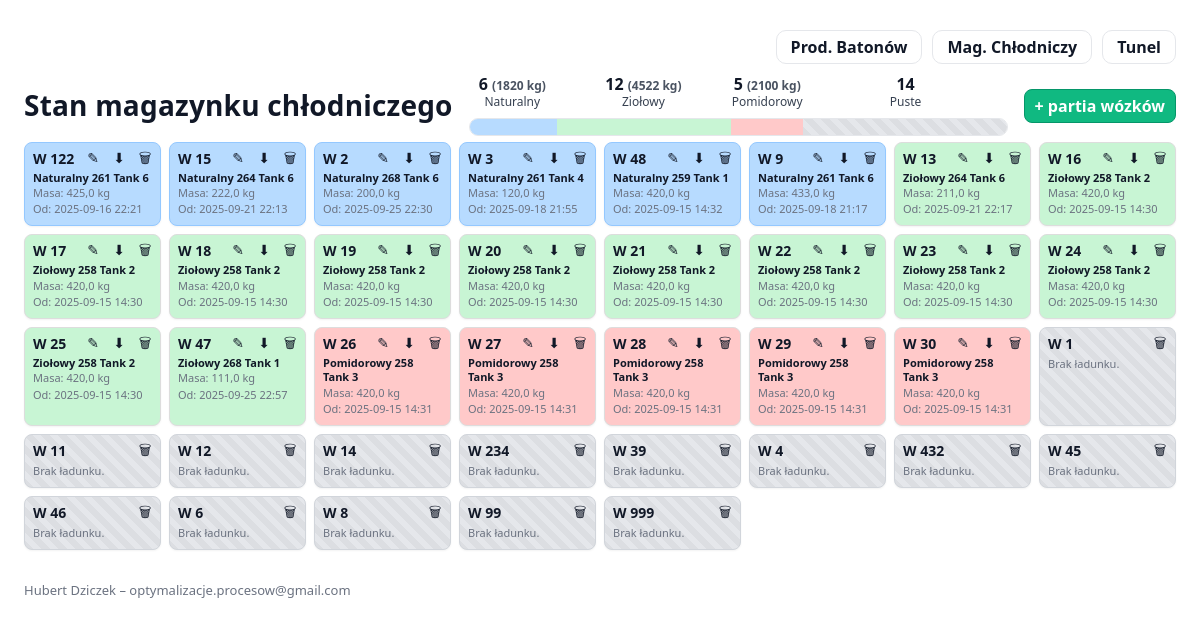
The page / on the database its author committed.
### core/models.py (models this page shows, shortened)
class Cart(models.Model):
    number = models.CharField("Numer wózka", max_length=20, unique=True)
    capacity_kg = models.DecimalField(
        "Pojemność [kg]", max_digits=7, decimal_places=2, default=Decimal("430.00")
    )
    created_at = models.DateTimeField(auto_now_add=True, db_index=True)
    updated_at = models.DateTimeField(auto_now=True)
    class Meta:
        ordering = ["number"]

class Load(models.Model):
    class Status(models.TextChoices):
        IN_COLD_ROOM = "IN_COLD_ROOM", "W magazynku"
        TAKEN_TO_PRODUCTION = "TAKEN_TO_PRODUCTION", "Zdjęty do produkcji"
    class Shift(models.TextChoices):
        I = "I", "I"
        II = "II", "II"
        III = "III", "III"
    class Kind(models.TextChoices):
        NATURALNY = "Naturalny", "Naturalny"
        ZIOLOWY = "Ziołowy", "Ziołowy"
        POMIDOROWY = "Pomidorowy", "Pomidorowy"
    packing_date = models.DateField(
        "Data pakowania", default=timezone.localdate)
    production_shift = models.CharField(
        "Zmiana", max_length=4, choices=Shift.choices, default=Shift.I
    )
    product_kind = models.CharField(
        "Rodzaj batona", max_length=20, choices=Kind.choices, default=Kind.NATURALNY
    )
    product_code = models.PositiveSmallIntegerField(
        "Kod", validators=[MinValueValidator(1), MaxValueValidator(365)], default=1
    )
    handled_by = models.CharField("Wprowadził", max_length=100, blank=True)
    flavor = models.CharField("Smak", max_length=50, blank=True)
    tank = models.CharField("Tank", max_length=50, blank=True)
    cart = models.ForeignKey(Cart, related_name="loads",
                             on_delete=models.PROTECT)
    pieces = models.PositiveIntegerField(
        "Sztuk na wózku",
        default=66,
        validators=[MinValueValidator(1), MaxValueValidator(66)],
    )
    total_weight_kg = models.DecimalField(
        "Masa [kg]",
        max_digits=4,
        decimal_places=1,
        validators=[
            MinValueValidator(
                Decimal("0.0"), message="Masa nie może być ujemna."),
            MaxValueValidator(
                Decimal("500.0"), message="Masa wózka nie może przekraczać 500 kg."),
            validate_half_kg,
        ],
        help_text="Podaj masę w kilogramach w skokach co 0,5 kg (np. 123.0, 123.5).",
    )
    initial_weight_kg = models.DecimalField(
        "Masa początkowa [kg]",
        max_digits=4,
        decimal_places=1,
        validators=[
            MinValueValidator(Decimal("0.0")),
            MaxValueValidator(Decimal("500.0")),
            validate_half_kg,
        ],
        null=True,
        blank=True,
        editable=False,
    )
    cart_weight_snapshot = models.DecimalField(
        "Masa w momencie zdjęcia [kg]",
        max_digits=4,
        decimal_places=1,
        validators=[
            MinValueValidator(Decimal("0.0")),
            MaxValueValidator(Decimal("500.0")),
            validate_half_kg,
        ],
        null=True,
        blank=True,
        editable=False,
        help_text="Wartość ustawiana automatycznie przy zdejmowaniu do produkcji.",
    )
    produced_at = models.DateTimeField(
        "Czas wyprodukowania", default=timezone.now)
    status = models.CharField(
        max_length=32, choices=Status.choices, default=Status.IN_COLD_ROOM)
    taken_at = models.DateTimeField("Czas zdjęcia", null=True, blank=True)
    edited_by = models.CharField("Edytował", max_length=100, blank=True)
    edited_at = models.DateTimeField("Czas edycji", null=True, blank=True)
    created_at = models.DateTimeField(auto_now_add=True, db_index=True)
    updated_at = models.DateTimeField(auto_now=True)
    version = models.PositiveIntegerField(
        default=0, help_text="Wewnętrzna wersja rekordu do CAS.")
    objects = LoadQuerySet.as_manager()
    class Meta:
        ordering = ["-produced_at"]
        indexes = [
            models.Index(fields=["status"]),
            models.Index(fields=["produced_at"]),
            models.Index(fields=["cart", "status"]),
            models.Index(fields=["status", "produced_at"]),
        ]
        constraints = [
            models.UniqueConstraint(
                fields=["cart"],
                condition=Q(status="IN_COLD_ROOM"),
                name="unique_active_load_per_cart",
            ),
            models.CheckConstraint(
                check=Q(pieces__gte=1) & Q(pieces__lte=66),
                name="pieces_in_1_66",
            ),
            models.CheckConstraint(
                check=Q(product_code__gte=1) & Q(product_code__lte=365),
                name="product_code_1_365",
            ),
        ]

### core/views.py (the view)
# urls.py: path("", home, name="home"),
def home(request):
    active_loads_qs = (
        Load.objects
        .select_related("cart")
        .filter(_available_q())
    )
    carts_qs = (
        Cart.objects
        .all()
        .prefetch_related(Prefetch("loads", queryset=active_loads_qs.order_by("id")))
    )
    ORDER_MAP = {"Naturalny": 0, "Ziołowy": 1, "Pomidorowy": 2}
    def rank_for_cart(cart):
        load = cart.loads.last() if hasattr(cart, "loads") else None
        if not load:
            return 3  # puste na końcu
        try:
            kind_display = load.get_product_kind_display()
        except Exception:
            kind_display = (load.product_kind or "").strip()
        return ORDER_MAP.get(kind_display, 3)
    carts = sorted(
        carts_qs,
        key=lambda c: (rank_for_cart(c), str(c.number or "")),
    )
    return render(
        request,
        "core/board.html",
        {"carts": carts, "loads": active_loads_qs}
    )

### core/views.py (called while the page is built, shortened)
def _available_q() -> Q:
    base = Q(cart__isnull=False)
    try:
        Load._meta.get_field("taken_at")
        return base & Q(taken_at__isnull=True)
    except Exception:
        pass

### core/templates/core/board.html (shortened to what this page needs)
{% extends "core/base.html" %}
{% load tz %}
{% block content %}
<div class="page-tabs">
    <a href="{% url 'plan_produkcji' %}" class="tab">Prod. Batonów</a>
    <a href="{% url 'home' %}" class="tab">Mag. Chłodniczy</a>
    <a href="{% url 'tunel' %}" class="tab">Tunel</a>
</div>
<div class="toolbar">
    <h1 class="toolbar-title">Stan magazynku chłodniczego</h1>
    <div class="stockbar-wrap">
        <div class="stockbar-labels" id="stockbar-labels">
            <div class="lab lab-naturalny" style="display:none;">
                <strong id="cnt-naturalny">0 <span class="kg">(0 kg)</span></strong><span>Naturalny</span>
            </div>
            <div class="lab lab-ziolowy" style="display:none;">
                <strong id="cnt-ziolowy">0 <span class="kg">(0 kg)</span></strong><span>Ziołowy</span>
            </div>
            <div class="lab lab-pomidorowy" style="display:none;">
                <strong id="cnt-pomidorowy">0 <span class="kg">(0 kg)</span></strong><span>Pomidorowy</span>
            </div>
            <div class="lab lab-empty" style="display:none;">
                <strong id="cnt-empty">0</strong><span>Puste</span>
            </div>
        </div>
        <div class="stockbar" id="stockbar">
            <div class="stockbar-seg seg-naturalny" style="width:0%"></div>
            <div class="stockbar-seg seg-ziolowy" style="width:0%"></div>
            <div class="stockbar-seg seg-pomidorowy" style="width:0%"></div>
            <div class="stockbar-seg seg-empty" style="width:0%"></div>
        </div>
    </div>
    <div class="toolbar-actions">
        <a href="{% url 'new_batch' %}" class="btn-primary">+ partia wózków</a>
    </div>
</div>
<div class="grid-wrap">
    <div class="grid">
        {% for cart in carts %}
        {% with load=cart.loads.last %}
        <div class="cart-card
          {% if load and load.get_product_kind_display == 'Naturalny' %}highlight-natural{% endif %}
          {% if load and load.get_product_kind_display == 'Ziołowy' %}highlight-ziołowy{% endif %}
          {% if load and load.get_product_kind_display == 'Pomidorowy' %}highlight-pomidorowy{% endif %}
          {% if not load %}is-empty{% endif %}" {% if load %} title="Wprowadził: {% if load.handled_by %}{{ load.handled_by }}{% else %}—{% endif %}
                 | Masa początkowa: {{ load.initial_weight_kg }} kg
                 | Masa aktualna: {{ load.total_weight_kg }} kg{% if load.edited_by %}
                 | Edytował: {{ load.edited_by }} ({{ load.edited_at|date:'d.m.Y H:i' }}){% endif %}" {% else %}
            title="Wózek pusty" {% endif %}>
            {% if load %}
            <div class="cart-iconbar">
                <a href="{% url 'edit_load' load.id %}" class="icon-link icon" aria-label="Edytuj" title="Edytuj">✎</a>
                <form method="post" action="{% url 'take_to_production' load.id %}" class="inline-form">
                    <button type="submit" class="icon-btn icon" aria-label="Zdejmij wózek"
                        title="Zdejmij wózek">⬇</button>
                </form>
                <button type="button" class="cart-delete-btn icon" aria-label="Usuń wózek" title="Usuń wózek"
                    data-delete-url="{% url 'delete_cart' cart.id %}"
                    data-cart-name="Wózek {{ cart.number|default:cart.id }}">🗑</button>
            </div>
            {% else %}
            <div class="cart-iconbar">
                <button type="button" class="cart-delete-btn icon" aria-label="Usuń wózek" title="Usuń wózek"
                    data-delete-url="{% url 'delete_cart' cart.id %}"
                    data-cart-name="Wózek {{ cart.number|default:cart.id }}">🗑</button>
            </div>
            {% endif %}
            <h3 class="cart-title">W {{ cart.number|default:cart.id }}</h3>
            {% if load %}
            <p class="tight"><strong>
                    {{ load.get_product_kind_display|default:load.product_kind }}
                    {{ load.product_code }}
                    {% if load.tank %}Tank {{ load.tank }}{% endif %}
                </strong></p>
            <p class="muted">Masa: {{ load.total_weight_kg }} kg</p>
            <p class="muted">Od: {{ load.produced_at|default:load.packing_date|date:"Y-m-d H:i" }}</p>
            {% else %}
            <p class="muted">Brak ładunku.</p>
            {% endif %}
        </div>
        {% endwith %}
        {% empty %}
        <p>Brak wózków do wyświetlenia.</p>
        {% endfor %}
    </div>
</div>
{% endblock %}

### core/templates/core/base.html (shortened to what this page needs)
{% load static %}
<!doctype html>
<html lang="pl">
<head>
</head>
<body>
    <main>
        {% block content %}{% endblock %}
    </main>
    <footer>
        {% block footer %}
        Hubert Dziczek – optymalizacje.procesow@gmail.com
        {% endblock %}
    </footer>
</body>
</html>

### core/templates/core/base.html (style rules this page uses)
:root { --border: #e5e7eb; --muted: #6b7280; --ok: #059669; --warn: #b45309; --err: #b91c1c; --bg: #ffffff; --bg-soft: #f9fafb; --text: #111827; --primary: #0ea5e9; }
* { box-sizing: border-box; }
html, body { height: 100%; }
body { font-family: system-ui, -apple-system, Segoe UI, Roboto, Ubuntu, Cantarell, "Noto Sans", "Helvetica Neue", Arial, "Apple Color Emoji", "Segoe UI Emoji"; color: var(--text); background: var(--bg); margin: 0; padding: 24px; line-height: 1.35; }
.button, button, [type="submit"] { padding: 8px 12px; border: 1px solid var(--border); border-radius: 8px; text-decoration: none; display: inline-flex; align-items: center; gap: 8px; background: #fff; color: inherit; cursor: pointer; }
main { display: block; max-width: 1200px; }
.grid { display: grid; grid-template-columns: repeat(auto-fill, minmax(260px, 1fr)); gap: 16px; }
.muted { color: var(--muted); }
footer { margin-top: 32px; color: var(--muted); font-size: 13px; }

### rows shown on the page
Cart: number "122", loads.last.product_kind "Naturalny", loads.last.product_code "261", loads.last.tank "6", loads.last.total_weight_kg "425,0", loads.last.produced_at "2025-09-16 22:21"
Cart: number "15", loads.last.product_kind "Naturalny", loads.last.product_code "264", loads.last.tank "6", loads.last.total_weight_kg "222,0", loads.last.produced_at "2025-09-21 22:13"
Cart: number "2", loads.last.product_kind "Naturalny", loads.last.product_code "268", loads.last.tank "6", loads.last.total_weight_kg "200,0", loads.last.produced_at "2025-09-25 22:30"
Cart: number "3", loads.last.product_kind "Naturalny", loads.last.product_code "261", loads.last.tank "4", loads.last.total_weight_kg "120,0", loads.last.produced_at "2025-09-18 21:55"
Cart: number "48", loads.last.product_kind "Naturalny", loads.last.product_code "259", loads.last.tank "1", loads.last.total_weight_kg "420,0", loads.last.produced_at "2025-09-15 14:32"
Cart: number "9", loads.last.product_kind "Naturalny", loads.last.product_code "261", loads.last.tank "6", loads.last.total_weight_kg "433,0", loads.last.produced_at "2025-09-18 21:17"
Cart: number "13", loads.last.product_kind "Ziołowy", loads.last.product_code "264", loads.last.tank "6", loads.last.total_weight_kg "211,0", loads.last.produced_at "2025-09-21 22:17"
Cart: number "16", loads.last.product_kind "Ziołowy", loads.last.product_code "258", loads.last.tank "2", loads.last.total_weight_kg "420,0", loads.last.produced_at "2025-09-15 14:30"
Cart: number "17", loads.last.product_kind "Ziołowy", loads.last.product_code "258", loads.last.tank "2", loads.last.total_weight_kg "420,0", loads.last.produced_at "2025-09-15 14:30"
Cart: number "18", loads.last.product_kind "Ziołowy", loads.last.product_code "258", loads.last.tank "2", loads.last.total_weight_kg "420,0", loads.last.produced_at "2025-09-15 14:30"
Cart: number "19", loads.last.product_kind "Ziołowy", loads.last.product_code "258", loads.last.tank "2", loads.last.total_weight_kg "420,0", loads.last.produced_at "2025-09-15 14:30"
Cart: number "20", loads.last.product_kind "Ziołowy", loads.last.product_code "258", loads.last.tank "2", loads.last.total_weight_kg "420,0", loads.last.produced_at "2025-09-15 14:30"
Cart: number "21", loads.last.product_kind "Ziołowy", loads.last.product_code "258", loads.last.tank "2", loads.last.total_weight_kg "420,0", loads.last.produced_at "2025-09-15 14:30"
Cart: number "22", loads.last.product_kind "Ziołowy", loads.last.product_code "258", loads.last.tank "2", loads.last.total_weight_kg "420,0", loads.last.produced_at "2025-09-15 14:30"
Cart: number "23", loads.last.product_kind "Ziołowy", loads.last.product_code "258", loads.last.tank "2", loads.last.total_weight_kg "420,0", loads.last.produced_at "2025-09-15 14:30"
Cart: number "24", loads.last.product_kind "Ziołowy", loads.last.product_code "258", loads.last.tank "2", loads.last.total_weight_kg "420,0", loads.last.produced_at "2025-09-15 14:30"
Cart: number "25", loads.last.product_kind "Ziołowy", loads.last.product_code "258", loads.last.tank "2", loads.last.total_weight_kg "420,0", loads.last.produced_at "2025-09-15 14:30"
Cart: number "47", loads.last.product_kind "Ziołowy", loads.last.product_code "268", loads.last.tank "1", loads.last.total_weight_kg "111,0", loads.last.produced_at "2025-09-25 22:57"
Cart: number "26", loads.last.product_kind "Pomidorowy", loads.last.product_code "258", loads.last.tank "3", loads.last.total_weight_kg "420,0", loads.last.produced_at "2025-09-15 14:31"
Cart: number "27", loads.last.product_kind "Pomidorowy", loads.last.product_code "258", loads.last.tank "3", loads.last.total_weight_kg "420,0", loads.last.produced_at "2025-09-15 14:31"
Cart: number "28", loads.last.product_kind "Pomidorowy", loads.last.product_code "258", loads.last.tank "3", loads.last.total_weight_kg "420,0", loads.last.produced_at "2025-09-15 14:31"
Cart: number "29", loads.last.product_kind "Pomidorowy", loads.last.product_code "258", loads.last.tank "3", loads.last.total_weight_kg "420,0", loads.last.produced_at "2025-09-15 14:31"
Cart: number "30", loads.last.product_kind "Pomidorowy", loads.last.product_code "258", loads.last.tank "3", loads.last.total_weight_kg "420,0", loads.last.produced_at "2025-09-15 14:31"
Cart: number "1", shows "Brak ładunku."
Cart: number "11", shows "Brak ładunku."
Cart: number "12", shows "Brak ładunku."
Cart: number "14", shows "Brak ładunku."
Cart: number "234", shows "Brak ładunku."
Cart: number "39", shows "Brak ładunku."
Cart: number "4", shows "Brak ładunku."
Cart: number "432", shows "Brak ładunku."
Cart: number "45", shows "Brak ładunku."
Cart: number "46", shows "Brak ładunku."
Cart: number "6", shows "Brak ładunku."
Cart: number "8", shows "Brak ładunku."
Cart: number "99", shows "Brak ładunku."
Cart: number "999", shows "Brak ładunku."
